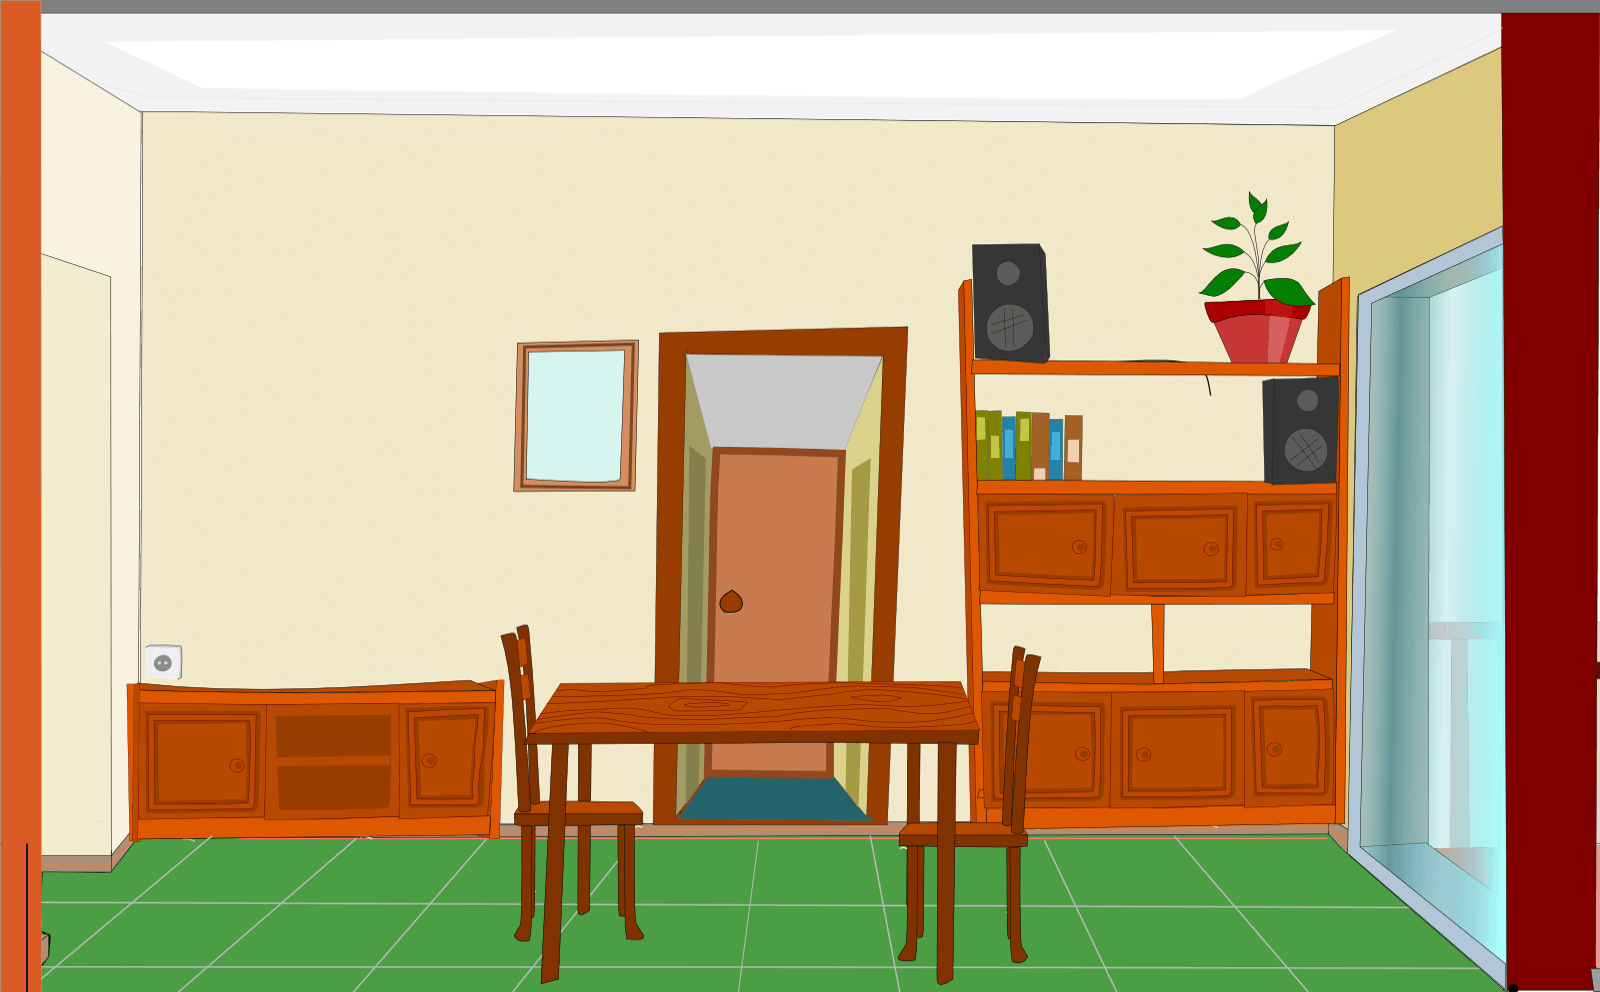

This game map was drawn from its Tiled (.tmx) file and the tilesets committed beside it. A one-line description and the trimmed map source follow:
An orthogonal 50x31 tile map with 32x32 px tiles, 2 tile layers (background_e02, foreground) and 9 objects (entrar_cuarto1, entrar_cuarto2, televisor, radio_r, entrar_cocina, ...).

<map version="1.0" orientation="orthogonal" width="50" height="31" tilewidth="32" tileheight="32" backgroundcolor="#ffffff">
 <tileset firstgid="1" name="background_e02" tilewidth="32" tileheight="32">
  <image source="img/background_e02.png" width="1600" height="1000" />
 </tileset>
 <layer name="background_e02" width="50" height="31">
  <data>[1550 cells, 1550 non-empty, 1550 distinct tile ids]</data>
 </layer>
 <layer name="foreground" width="50" height="31">
  <data>[1550 cells, 0 non-empty, 0 distinct tile ids]</data>
 </layer>
 <objectgroup name="entrar_cuarto1" width="50" height="31">
  <object name="entrar_cuarto1" x="744" y="475" width="71" height="31">
   <properties>
    <property name="image" value="flechas" />
    <property name="spriteheight" value="160" />
    <property name="spritewidth" value="160" />
   </properties>
  </object>
 </objectgroup>
 <objectgroup name="entrar_cuarto2" width="50" height="31">
  <object name="entrar_cuarto2" x="761" y="610" width="79" height="30">
   <properties>
    <property name="image" value="flechas" />
    <property name="spriteheight" value="160" />
    <property name="spritewidth" value="160" />
   </properties>
  </object>
 </objectgroup>
 <objectgroup name="televisor" width="50" height="31">
  <object name="televisor" x="237" y="535" width="151" height="89">
   <properties>
    <property name="image" value="televisor" />
    <property name="spriteheight" value="256" />
    <property name="spritewidth" value="320" />
   </properties>
  </object>
 </objectgroup>
 <objectgroup name="radio_r" width="50" height="31">
  <object name="radio_r" x="1129" y="428" width="100" height="56">
   <properties>
    <property name="image" value="radio_r" />
    <property name="spriteheight" value="128" />
    <property name="spritewidth" value="160" />
   </properties>
  </object>
 </objectgroup>
 <objectgroup name="entrar_cocina" width="50" height="31">
  <object name="entrar_cocina" x="74" y="304" width="129" height="44">
   <properties>
    <property name="image" value="flechas" />
    <property name="spriteheight" value="160" />
    <property name="spritewidth" value="160" />
   </properties>
  </object>
 </objectgroup>
 <objectgroup name="televisor_e2" width="50" height="31">
  <object name="bombillo_e2" x="533" y="132" width="221" height="118">
   <properties>
    <property name="image" value="bombillo_e2" />
    <property name="spriteheight" value="256" />
    <property name="spritewidth" value="384" />
   </properties>
  </object>
 </objectgroup>
 <objectgroup name="entrar_bano" width="50" height="31">
  <object name="entrar_bano" x="698" y="544" width="82" height="34">
   <properties>
    <property name="image" value="flechas" />
    <property name="spriteheight" value="160" />
    <property name="spritewidth" value="160" />
   </properties>
  </object>
 </objectgroup>
 <objectgroup name="salida" width="50" height="31">
  <object name="salida" x="1409" y="582" width="93" height="85">
   <properties>
    <property name="image" value="flechas" />
    <property name="spriteheight" value="160" />
    <property name="spritewidth" value="160" />
   </properties>
  </object>
 </objectgroup>
 <objectgroup name="ac_e2" width="50" height="31">
  <object name="ac_e2" x="1070" y="90" width="113" height="97">
   <properties>
    <property name="image" value="ac" />
    <property name="spriteheight" value="192" />
    <property name="spritewidth" value="544" />
   </properties>
  </object>
 </objectgroup>
</map>
